Frame 1 (no input): blank canvas, image omitted
Frame 60 (no input): blank canvas, image omitted
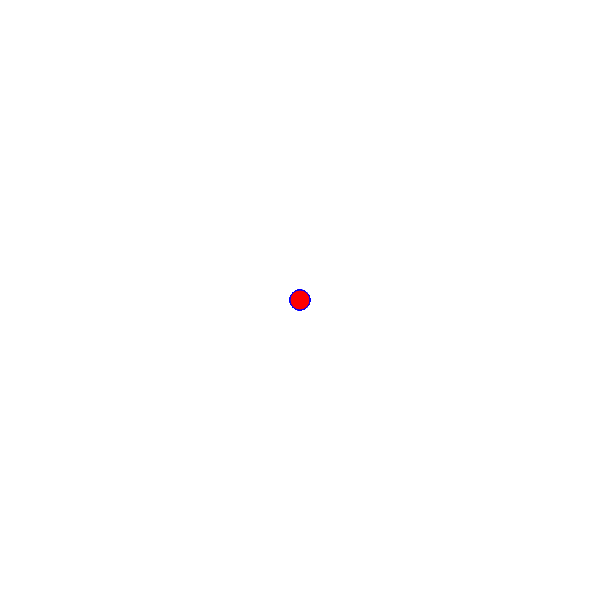
Frame 120 (the mouse pressed at the canvas centre since frame 60)

The p5.js sketch whose frames 1 and 60 were blank and that drew this single picture after the mouse press (run headless with seeded random() and noise() and a simulated clock; from frame 60 on, the mouse is pressed at the canvas centre):

// p5.js sketch
// ── sketch.js
function setup() {
    createCanvas(600, 600);
    background("white");
  }
  function draw(){
    
    stroke("blue");
    fill("red");
    
    // console.log(mouseIsPressed);
    
    if (mouseIsPressed){
      circle(mouseX, mouseY, 20, 35);
    }
  }
